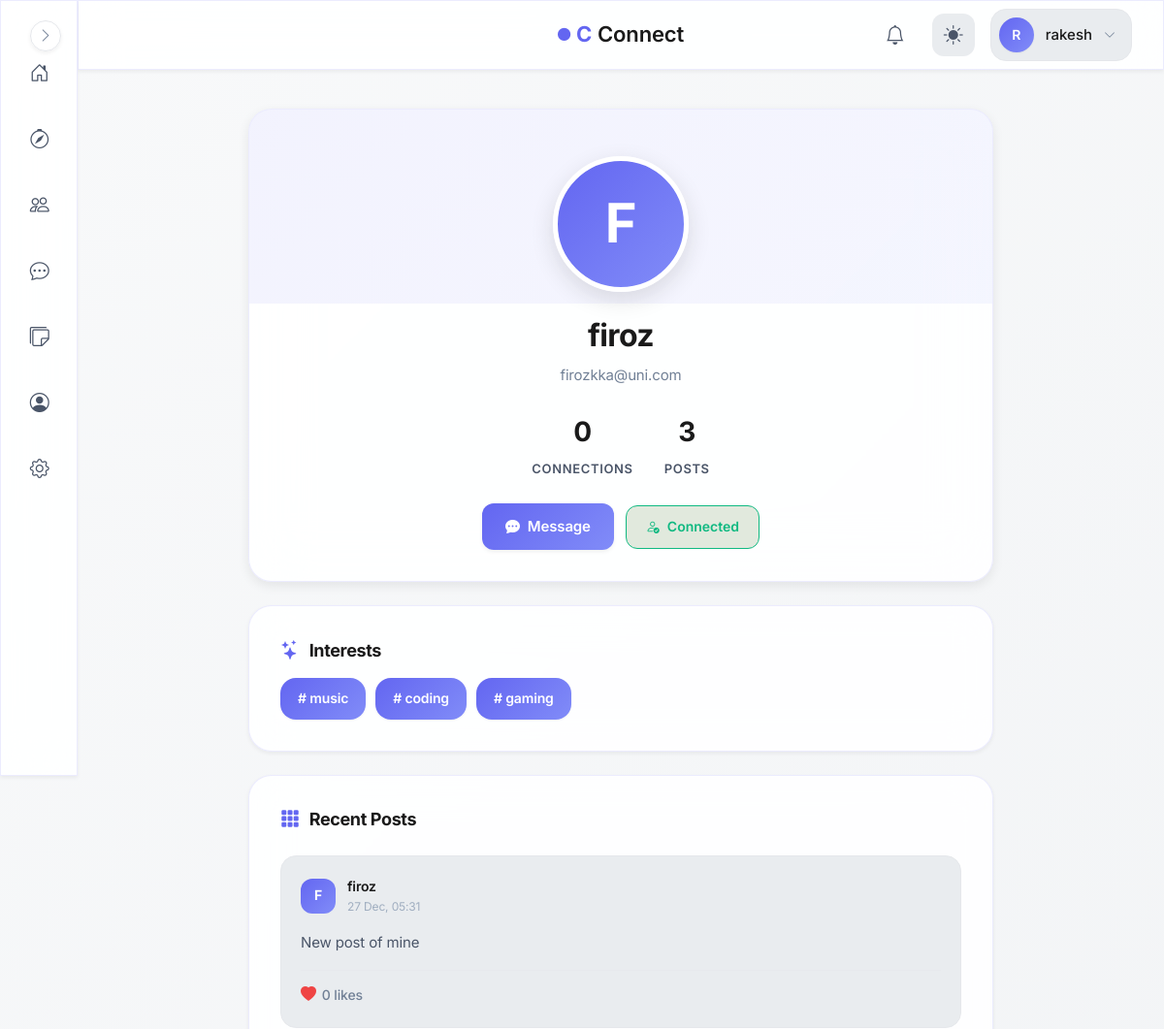
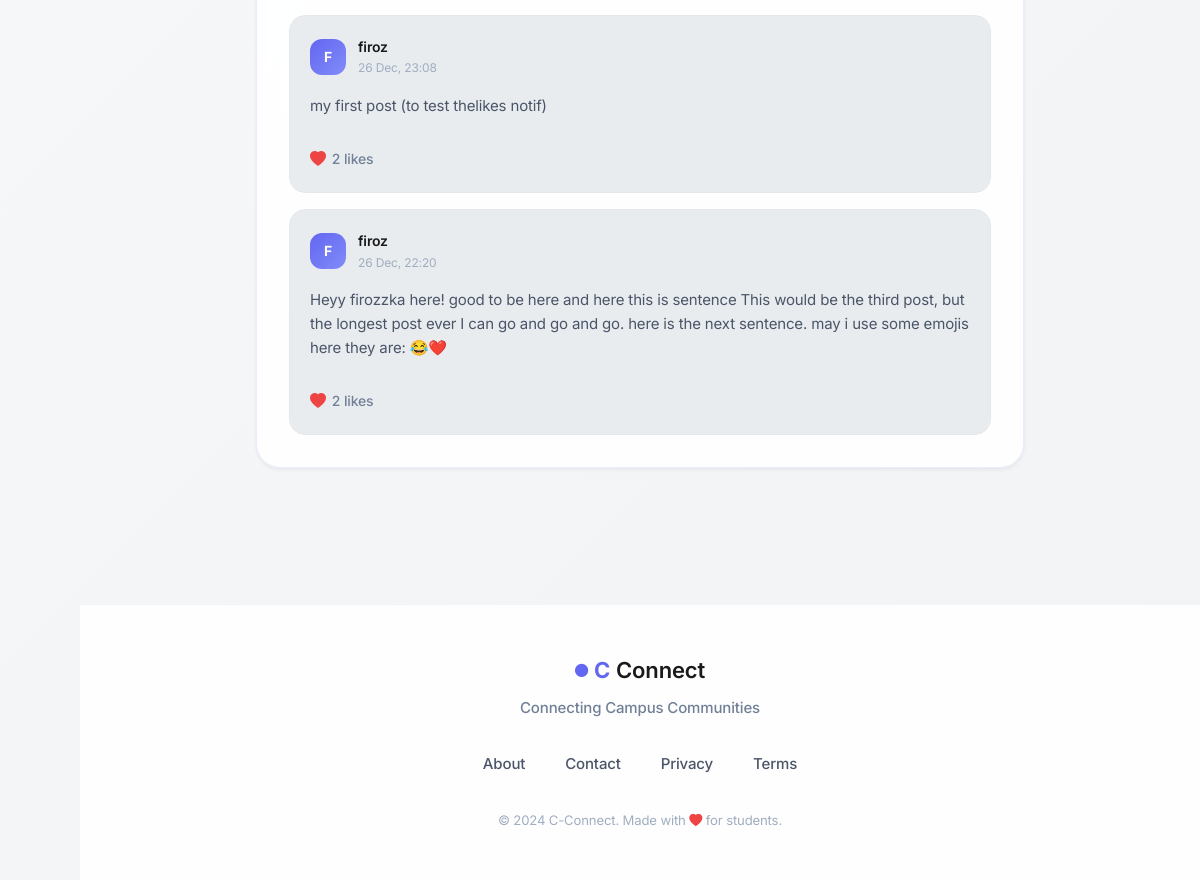
The page /user/20 (signed in) on the database its author committed (2 pictures, top to bottom).
### models.py (models this page shows, shortened)
class User(UserMixin, db.Model):
    id = db.Column(db.Integer, primary_key=True, autoincrement=True)  # Unique identifier
    username = db.Column(db.String(100), nullable=False)  # Name of the user (later can add this unique if needed)
    email = db.Column(db.String(120), nullable=False, unique=True)  # Email of the user
    password = db.Column(db.String(200), nullable=False)  # Passwords not hashed yet (done in setup_db.py)
    created_at = db.Column(db.DateTime, default=db.func.now())  # Timestamp of account creation
    last_login = db.Column(db.DateTime, nullable=True)  # Timestamp of last login
    pass

class Post(db.Model):
    __tablename__ = "posts"
    id = db.Column(db.Integer, primary_key=True)
    user_id = db.Column(db.Integer, db.ForeignKey("user.id"), nullable=False)
    content = db.Column(db.Text, nullable=False)
    created_at = db.Column(db.DateTime, default=db.func.now(), index=True)
    user = db.relationship("User", backref="posts", lazy=True)
    likes = db.relationship(
        "PostLike",
        backref="post",
        cascade="all, delete-orphan",
        lazy="select"
    )

### blueprints/main/routes.py (the view)
@main.route("/user/<int:user_id>")
@login_required
def view_user_profile(user_id):
    if user_id <= 0 or user_id == current_user.id:
        return redirect(url_for("auth.profile"))
    user = User.query.get_or_404(user_id)
    profile = user.profile
    conn = Connection.query.filter(
        ((Connection.user_id == current_user.id) & (Connection.target_user_id == user_id)) |
        ((Connection.user_id == user_id) & (Connection.target_user_id == current_user.id))
    ).first()
    posts = (
        Post.query
        .filter_by(user_id=user.id)
        .order_by(Post.created_at.desc())
        .limit(10)
        .all()
    )
    if current_user.id != user.id:
        try:
            last_visit = (
                ProfileVisit.query
                .filter_by(viewer_id=current_user.id, viewed_id=user.id)
                .order_by(ProfileVisit.timestamp.desc())
                .first()
            )
            if not last_visit or (datetime.now(timezone.utc) - last_visit.timestamp).total_seconds() > 1800: #30 minutes
                v = ProfileVisit(viewer_id=current_user.id, viewed_id=user.id)
                db.session.add(v)
                db.session.commit()
        except:
            db.session.rollback()
    return render_template(
        "main/user_profile.html",
        user=user,
        profile=profile,
        conn=conn,
        posts=posts
    )

### blueprints/auth/__init__.py (called while the page is built)
@login_manager.user_loader
def load_user(user_id):
    from models import User  # Importing User model for querying  (import here to avoid circular imports)
    return User.query.get(int(user_id))

@auth.after_app_request
def add_header(response):
    if current_user.is_authenticated and request.blueprint == 'auth':
        response.headers['Cache-Control'] = 'no-store, no-cache, must-revalidate, post-check=0, pre-check=0, max-age=0'
        response.headers['Pragma'] = 'no-cache'
        response.headers['Expires'] = '-1'
    return response

### factory_helpers.py (called while the page is built, shortened)
def register_security_headers(app):
    @app.after_request
    def set_secure_headers(response):
        response.headers['Content-Security-Policy'] = (
            "default-src 'self'; "
            "img-src 'self' data: blob: https:; "# Allow external images
            "style-src 'self' 'unsafe-inline' https:; "# ADD https: for CDNs
            "script-src 'self' 'unsafe-inline' https:; "# ADD https: for JS
            "font-src 'self' https: data:; "# Google Fonts
            "connect-src 'self' https:;"  # ← ADD https: for CDNs/maps
        )
        response.headers['X-Content-Type-Options'] = 'nosniff'
        response.headers['X-Frame-Options'] = 'DENY'
        response.headers['Referrer-Policy'] = 'strict-origin-when-cross-origin'
        response.headers['Permissions-Policy'] = 'geolocation=(), microphone=()'
        return response

def register_daily_cleanup(app):
    if not hasattr(app, "_last_notification_cleanup"):
        app._last_notification_cleanup = None
    @app.before_request
    def daily_cleanup():
        now = datetime.now(timezone.utc)
        last = getattr(app, "_last_notification_cleanup", None)
        if last is None or (now - last).days >= 1:
            from blueprints.notifications.service import cleanup_old_notifications
            deleted = cleanup_old_notifications()
            app.logger.info(f"Cleaned up {deleted} old notifications.")
            app._last_notification_cleanup = now

def register_profilevisit_cleanup(app):
    last_cleanup = {'t': 0}
    @app.before_request
    def cleanup_visits():
        now = time.time()
        if now - last_cleanup['t'] < 3600:  # run once every hour
            return

### blueprints/main/templates/main/user_profile.html (shortened to what this page needs)
{% extends "base.html" %}
{% block body %}
<div class="user-profile-page">
    <section class="user-profile-header">
        <div class="user-profile-header__avatar">
            {% if user.profile and user.profile.profile_picture %}
                <span class="user-profile-header__avatar-fallback" style="display: none;">
                    {{ user.username[0].upper() }}
                </span>
            {% else %}
                <span class="user-profile-header__avatar-fallback">
                    {{ user.username[0].upper() }}
                </span>
            {% endif %}
        </div>
        <h1 class="user-profile-header__name">{{ user.username }}</h1>
        <p class="user-profile-header__email">{{ user.email }}</p>
        <div class="user-profile-header__stats">
            <div class="user-profile-header__stat">
                <span class="user-profile-header__stat-value">
                    {{ user.connection_count if user.connection_count is defined else '0' }}
                </span>
                <span class="user-profile-header__stat-label">Connections</span>
            </div>
            <div class="user-profile-header__stat">
                <span class="user-profile-header__stat-value">
                    {{ posts|length if posts else '0' }}
                </span>
                <span class="user-profile-header__stat-label">Posts</span>
            </div>
        </div>
<div class="user-profile-header__actions">
    {% if conn is none %}
        <form method="POST" action="{{ url_for('connections.connections_send', target_id=user.id) }}" style="margin: 0;">
            <input type="hidden" name="csrf_token" value="{{ csrf_token() }}">
            <button type="submit" class="user-profile-header__btn user-profile-header__btn--primary">
                <i class="bi bi-person-plus"></i>
                <span>Connect</span>
            </button>
        </form>
    {% elif conn.status == 'pending' and conn.user_id == current_user.id %}
        <div class="user-profile-header__status user-profile-header__status--pending">
            <i class="bi bi-clock-fill"></i>
            <span>Request Pending</span>
        </div>
    {% elif conn.status == 'accepted' %}
        <a href="{{ url_for('messages.chat', user_id=user.id) }}"
           class="user-profile-header__btn user-profile-header__btn--primary">
            <i class="bi bi-chat-dots-fill"></i>
            <span>Message</span>
        </a>
        <div class="user-profile-header__dropdown" id="profileDropdown">
            <button class="user-profile-header__status user-profile-header__status--connected" onclick="toggleDropdown(event)">
                <i class="bi bi-person-check"></i>
                <span>Connected</span>
            </button>
        </div>
    {% endif %}
</div>
    </section>
    <section class="user-profile-details">
        {% if profile and profile.interests %}
        <div class="user-profile-details__section">
            <h2 class="user-profile-details__title">
                <i class="bi bi-stars"></i>
                Interests
            </h2>
            <div class="user-profile-details__interests">
                {% for interest in profile.interests %}
                    <span class="user-profile-details__interest-tag"># {{ interest }}</span>
                {% endfor %}
            </div>
        </div>
        {% endif %}
    </section>
    <section class="user-profile-posts">
        <div class="user-profile-posts__header">
            <h2 class="user-profile-posts__title">
                <i class="bi bi-grid-3x3-gap-fill"></i>
                Recent Posts
            </h2>
        </div>
        {% if posts %}
        <div class="user-profile-posts__list">
            {% for post in posts %}
            <article class="post-card">
                <header class="post-card__header">
                    <div class="post-card__meta">
                        <div class="post-card__avatar">
                            {{ user.username[0].upper() }}
                        </div>
                        <div class="post-card__info">
                            <div class="post-card__author">{{ user.username }}</div>
                            <div class="post-card__time">{{ post.created_at.strftime("%d %b, %H:%M") }}</div>
                        </div>
                    </div>
                </header>
                <div class="post-card__content">
                    {{ post.content }}
                </div>
                <footer class="post-card__footer">
                    <div class="post-card__stat">
                        <i class="bi bi-heart-fill"></i>
                        <span>{{ post.likes|length if post.likes else 0 }} likes</span>
                    </div>
                </footer>
            </article>
            {% endfor %}
        </div>
        {% else %}
        <div class="user-profile-details__empty">
            <i class="bi bi-inbox"></i>
            <p style="margin: 0;">No posts yet</p>
        </div>
        {% endif %}
    </section>
</div>
{% endblock %}

### templates/base.html (shortened to what this page needs)
<!DOCTYPE html>
<html lang="en">
<head>
    <link rel="stylesheet" href="https://cdn.jsdelivr.net/npm/bootstrap-icons@1.11.1/font/bootstrap-icons.css">
    <link href="https://cdn.jsdelivr.net/npm/bootstrap@5.3.2/dist/css/bootstrap.min.css" rel="stylesheet">
    <link rel="stylesheet" href="{{ url_for('static', filename='css/global.css') }}">
</head>
<body>
    {% if current_user.is_authenticated %}
        <aside class="sidebar glass-effect" id="sidebar">
            <nav class="sidebar__nav">
                <a href="{{ url_for('main.dashboard') }}" class="sidebar__link" data-tooltip="Dashboard">
                    <div class="sidebar__link-icon">
                        <i class="bi bi-house-door"></i>
                    </div>
                </a>
                <a href="{{ url_for('main.search_page') }}" class="sidebar__link" data-tooltip="Discover">
                    <div class="sidebar__link-icon">
                        <i class="bi bi-compass"></i>
                    </div>
                </a>
                <a href="{{ url_for('connections.connections_home') }}" class="sidebar__link" data-tooltip="Connections">
                    <div class="sidebar__link-icon">
                        <i class="bi bi-people"></i>
                    </div>
                </a>
                <a href="{{ url_for('messages.inbox') }}" class="sidebar__link" data-tooltip="Messages">
                    <div class="sidebar__link-icon">
                        <i class="bi bi-chat-dots"></i>
                    </div>
                </a>
                <a href="/campus-board" class="sidebar__link" data-tooltip="Messages">
                    <div class="sidebar__link-icon">
                        <i class="bi bi-stickies"></i>
                    </div>
                </a>
                <a href="{{ url_for('auth.profile') }}" class="sidebar__link" data-tooltip="Profile">
                    <div class="sidebar__link-icon">
                        <i class="bi bi-person-circle"></i>
                    </div>
                </a>
                <a href="{{ url_for('main.settings') }}" class="sidebar__link" data-tooltip="Settings">
                    <div class="sidebar__link-icon">
                        <i class="bi bi-gear"></i>
                    </div>
                </a>
            </nav>
            <button class="sidebar__toggle" id="sidebarToggle" aria-label="Toggle sidebar">
                <i class="bi bi-chevron-right"></i>
            </button>
        </aside>
        <header class="topbar glass-effect">
            <div class="topbar__container">
                <div class="topbar__center">
                    <a href="{{ url_for('main.home') }}" class="topbar__brand">
                        <span class="brand-icon-small">
                            <i class="bi bi-circle-fill"></i>
                        </span>
                        <span class="brand-c">C</span>
                        <span class="brand-text">Connect</span>
                    </a>
                </div>
                <div class="topbar__actions">
                    <a href="{{ url_for('notifications.notifications_list') }}" class="topbar__icon-btn" aria-label="Notifications">
                        <i class="bi bi-bell"></i>
                        {% set unread = current_user.notifications | selectattr("is_read", "equalto", False) | list %}
                    </a>
                    <button class="topbar__icon-btn topbar__theme-toggle" id="themeToggle" aria-label="Toggle theme">
                        <i class="bi bi-sun-fill" id="themeIcon"></i>
                    </button>
                    <div class="topbar__profile" id="profileDropdown">
                        <button class="topbar__profile-btn" aria-label="Profile menu">
                            <div class="topbar__avatar">
                                {{ current_user.username[0].upper() }}
                            </div>
                            <span class="topbar__username">{{ current_user.username }}</span>
                            <i class="bi bi-chevron-down topbar__profile-arrow"></i>
                        </button>
                    </div>
                </div>
            </div>
        </header>
    {% endif %}
    <main class="main-content">
        {% block body %}{% endblock %}
    </main>
    <footer class="footer">
        <div class="footer__container">
            <div class="footer__brand">
                <div class="footer__logo">
                    <span class="brand-icon-small">
                        <i class="bi bi-circle-fill"></i>
                    </span>
                    <span class="brand-c">C</span>
                    <span class="brand-text">Connect</span>
                </div>
                <p class="footer__tagline">Connecting Campus Communities</p>
            </div>
            <div class="footer__links">
                <a href="{{ url_for('main.about') }}" class="footer__link">About</a>
                <a href="{{ url_for('main.contact') }}" class="footer__link">Contact</a>
                <a href="#" class="footer__link">Privacy</a>
                <a href="#" class="footer__link">Terms</a>
            </div>
            <div class="footer__credits">
                <small>&copy; 2024 C-Connect. Made with <i class="bi bi-heart-fill"></i> for students.</small>
            </div>
        </div>
    </footer>
</body>
</html>

### rows shown on the page
User: username "R", username "rakesh"
User: username "F", username "firoz", email "firozkka@uni.com"
Post: created_at "27 Dec, 05:31", content "New post of mine", likes|length "0"
Post: created_at "26 Dec, 23:08", content "my first post (to test thelikes notif)", likes|length "2"
Post: created_at "26 Dec, 22:20", content "Heyy firozzka here! good to be here and here this is sentence This would be the third post, but the longest post ever I can go and go and go. here is the next sentence. may i use some emojis here they are: 😂❤️", likes|length "2"

### other values the page prints
{{ user.connection_count if user.connection_count is defined else '0' }} "0"
{{ posts|length if posts else '0' }} "3"
{{ interest }} "music" "coding" "gaming"
